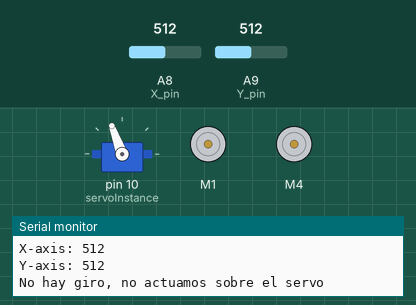
Simulated run of this sketch. Board: Arduino Mega 2560, built with avr-gcc and run on an emulated ATmega2560. Parts: servo, 2 × DC motor (green arrow = forward, orange = backward, longer = faster), the last lines printed to the serial monitor. The inputs (shaded band) are chosen by the test bench; at power-on: A8 (X_pin) = 512, A9 (Y_pin) = 512.

Above: at 3.2 s.
3.3 s: A8 (X_pin) set to 716
At 4.3 s:
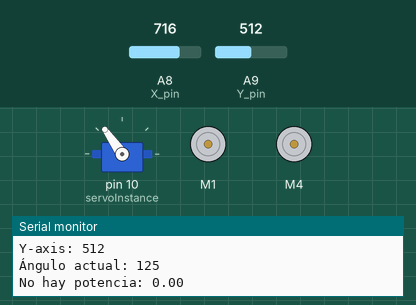
4.9 s: A9 (Y_pin) set to 716
At 5.4 s:
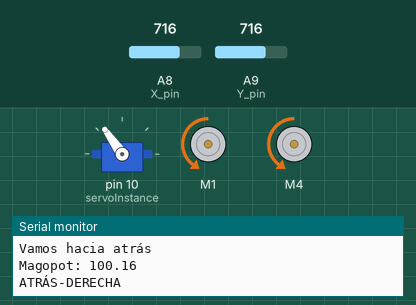
6.5 s: A8 (X_pin) set to 540
At 7.4 s:
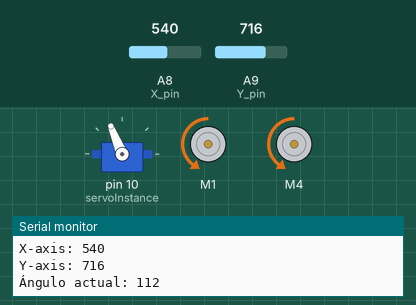
8.0 s: A9 (Y_pin) set to 590
At 9.3 s:
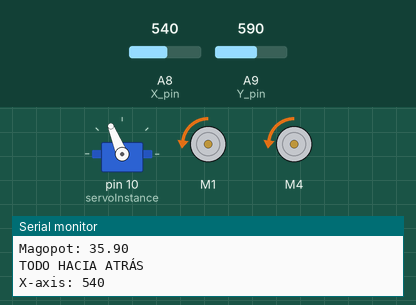
9.6 s: A9 (Y_pin) set to 560
11.1 s: A8 (X_pin) set to 306
At 12.0 s:
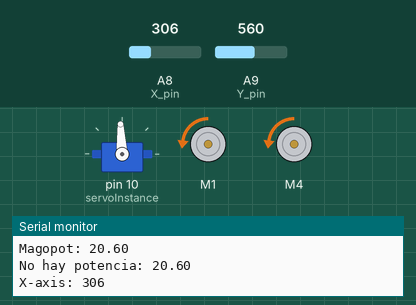
Timing chart, 0 to 13.7 s (numbered marks = the images above; inputs shaded):
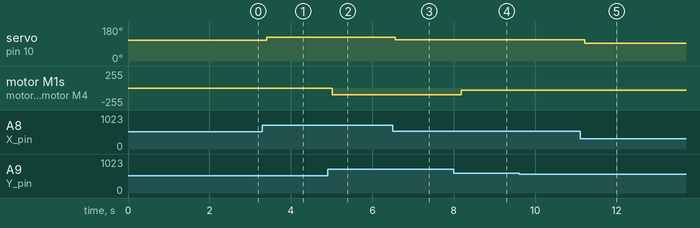

The sketch:

Control_coche_mejora1.ino
```cpp
  #include <Servo.h>
  #include <AFMotor.h>

  // Crear un objeto "servo" para controlar un servo.
  Servo servoInstance;

  //Inicializar motores y asignar el nombre de cada motor a los pins del SHIELD
  AF_DCMotor motorRH(1);
  AF_DCMotor motorLH(4);

  //Asignación de pins de la placa a los elementos
  const int X_pin = 8; // pin analógico 8 conectado a salida X del joystick
  const int Y_pin = 9; // pin analógico 9 conectado a salida Y del joystick
  const int SW_pin = 40; // digital pin connected to switch output

  //Variables de diseño
  int x_dir=0;
  int y_dir=0;
  int ang = 0;    // variable de posición del servo, que se asigna directamente al servo
  int potRH = 0;  //variable de potencia del motor derecho, que se asigna directamente al motor
  int potLH = 0;  //variable de potencia del motor izquierdo, que se asigna directamente al motor
  double magoang = 0;  //variable para calcular el angulo de servo
  double magopot = 0; //variable para calcular la potencia del motor
  double pot = 0;    //potencia INTERMEDIA, para calcular la potencia de la rueda de dentro

void setup() {

  //Asignamos el objeto servo al pin 10 (SHIELD; SERVO 1)
  servoInstance.attach(10);
  //Inicializamos la posición del servo
  servoInstance.write(110);

  //Inicializamos los motores (encendido y apagado)
  motorRH.setSpeed(250);     //encendemos motores
  motorLH.setSpeed(250);
  motorRH.run(RELEASE);      //apagamos motores
  motorLH.run(RELEASE);

  //Dejamos un tiempo hasta que empiece el loop
  delay(2000);

  //Comenzamos la monitorización
  Serial.begin(9600);
}

void loop() {

  //LECTURA DE LAS ENTRADAS DEL JOYSTICK
  //Leemos los datos del joystick y se lo asignamos a las variables
  x_dir=analogRead(X_pin);
  y_dir=analogRead(Y_pin);

  //Comprobamos entradas
  Serial.print("X-axis: ");
  Serial.println(x_dir);                          //direccion X
  Serial.print("Y-axis: ");
  Serial.println(y_dir);                          //direccion Y

  // POSICIÓN DEL SERVO

  //Calculo del angulo del servo segun entrada de joystick
  magoang=70+x_dir*0.0782;


  //Comprobamos rango seguro del servo
  if (magoang>65 && magoang<155){                 //Es seguro
    if (magoang<108 || magoang>112) {             //Seguro, y se detecta que hay un giro
      ang=int(magoang);                           //Convertimos el valor del ángulo en entero
      servoInstance.write(ang);                   //Asignamos el ángulo al servo
      delay(50);
    }
    else {                                        //Seguro, pero no hay giro
      switch (ang){
        case 110:
          Serial.println("No hay giro, no actuamos sobre el servo");          //Sacamos en pantalla que no hay giro.
          break;
        default:
          ang=110;                                //Asignamos angulo neutro a 'ang', para que lo lea después y no actúe sobre el servo.
          servoInstance.write(ang);               //Asignamos el ángulo NEUTRO al servo
          delay(50);
          Serial.println("No hay giro pero vamos al reposo"); //Sacamos en pantalla que no hay giro.
          break;
      }
    }
    Serial.print("Ángulo actual: ");              //Sacamos en pantalla el ángulo actual.
    Serial.println(ang);
    delay(50);
  }
  else {                                          //No es seguro
  servoInstance.write(110);                       //Posición de reposo para el servo
  Serial.print("Ángulo no seguro: ");             //Sacamos en pantalla que el ángulo no es seguro.
  Serial.println(ang);
  Serial.println("Rectificar software");
  delay(10000);
  }


  //POTENCIA A LAS RUEDAS (VAMOS HACIA ATRÁS)

  if (y_dir>550){
    Serial.println("Vamos hacia atrás");          //Sacamos en pantalla la dirección que tomamos.
    //Cálculo de la potencia demandada
    magopot=0.510*y_dir-265;
    Serial.print("Magopot: ");
    Serial.println(magopot);


    //Entramos en rango seguro de potencia
    if (magopot<=255 && magopot >=30){
      if (ang>=108 && ang<=112){                  //Vamos en RECTO. Toda la potencia a las dos ruedas.

        potRH=int(magopot);                       //Transformamos en entero el valor de la potencia.
        motorRH.run(BACKWARD);                    //Motor derecho va hacia atrás a tope
        motorRH.setSpeed(potRH);

        potLH=int(magopot);                       //Transformamos en entero el valor de la potencia.
        motorLH.run(BACKWARD);                    //Motor izquierdo va hacia atrás a tope
        motorLH.setSpeed(potLH);

        Serial.println("TODO HACIA ATRÁS");       //Sacamos en pantalla que vamos a tope hacia atrás.
        delay(50);
      }
      else if (ang<108){                          //GIRAMOS A IZQUIERDA.
        potRH=int(magopot);                       //Motor derecho a tope
        motorRH.run(BACKWARD);                    //Motor derecho va hacia atrás a tope
        motorRH.setSpeed(potRH);

        pot=magopot*(1-125/38*(108-ang)/255);     //calculamos la potencia, menor cuanto más giremos a la izquierda.
        potLH=int(pot);                           //Convertimos la potencia calculada en entero
        motorLH.run(BACKWARD);                    //Motor izquierdo va hacia atrás...
        motorLH.setSpeed(potLH);                  //con la potencia calculada

        Serial.println("ATRÁS-IZQUIERDA");        //ATRAS-IZQUIERDA en pantalla
        Serial.print("Potencia reducida: ");      //Valor potencia reducida en pantalla
        Serial.println(potLH);
        delay(50);
      }
      else if (ang>112){                          //Giramos a la DERECHA.
        potLH=int(magopot);                       //Potencia motor izquierdo a tope
        motorLH.run(BACKWARD);                    //Motor izquierdo va hacia atrás a tope
        motorLH.setSpeed(potLH);

        pot=magopot*(1-125/38*(ang-112)/255);     //calculamos la potencia, menor cuanto más giremos a la derecha.
        potRH=int(pot);                           //Convertimos la potencia calculada en entero
        motorRH.run(BACKWARD);                    //Motor derecho va hacia atrás...
        motorRH.setSpeed(potRH);                  //con la potencia calculada

        Serial.println("ATRÁS-DERECHA");          //ATRAS-DERECHA en pantalla
        Serial.print("Potencia reducida: ");      //Valor potencia reducida en pantalla
        Serial.println(potRH);
        delay(50);
      }
    }
    else if (magopot > 255){                                        //Si la potencia no es segura
      Serial.print("Potencia no segura: ");       //Sacamos en pantalla que la potencia no es segura.
      Serial.println(magopot);
      motorRH.run(RELEASE);                       //Paramos los motores
      motorRH.setSpeed(0);
      motorLH.run(RELEASE);
      motorLH.setSpeed(0);
      delay(1000);
    }
    else {
      Serial.print("No hay potencia: ");       //Sacamos en pantalla que la potencia no es segura.
      Serial.println(magopot);
    }
  }

  //POTENCIA A LAS RUEDAS (VAMOS HACIA ADELANTE)

  else if (y_dir<500){
    Serial.println("Vamos hacia adelante");      //Sacamos en pantalla la dirección que tomamos.
    //Cálculo de la potencia demandada
    magopot=255-0.5*y_dir;
    Serial.print("Magopot: ");
    Serial.println(magopot);
    //delay(500);
    //Entramos en rango seguro de potencia
    if (magopot<=255 && magopot >=30){
      if (ang>=108 && ang<=112){                //Vamos en RECTO. Toda la potencia a las dos ruedas.

        potRH=int(magopot);                     //Transformamos en entero el valor de la potencia.
        motorRH.run(FORWARD);                   //Motor derecho va hacia adelante a tope
        motorRH.setSpeed(potRH);

        potLH=int(magopot);                     //Transformamos en entero el valor de la potencia.
        motorLH.run(FORWARD);                   //Motor izquierdo va hacia adelante a tope
        motorLH.setSpeed(potLH);

        Serial.println("TODO HACIA ADELANTE");  //Sacamos en pantalla que vamos a tope hacia adelante.
        delay(50);
      }
      else if (ang<108){                        //Giramos a la IZQUIERDA.
        potRH=int(magopot);                     //Motor derecho a tope
        motorRH.run(FORWARD);                   //Motor derecho va hacia adelante a tope
        motorRH.setSpeed(potRH);

        pot=magopot*(1-125/38*(108-ang)/255);   //Motor izquierdo: calculamos la potencia, menor cuanto más giremos a la izquierda.
        potLH=int(pot);                         //Convertimos la potencia calculada en entero
        motorLH.run(FORWARD);                   //Motor izquierdo va hacia adelante...
        motorLH.setSpeed(potLH);                //con la potencia calculada

        Serial.println("ADELANTE-IZQUIERDA");   //ADELANTE-IZQUIERDA en pantalla
        Serial.print("Potencia reducida: ");    //Valor potencia reducida en pantalla
        Serial.println(potLH);
        delay(50);
      }
      else if (ang>112){                        //Giramos a la DERECHA.
        potLH=int(magopot);                     //Potencia motor izquierdo a tope
        motorLH.run(FORWARD);                   //Motor izquierdo va hacia adelante a tope
        motorLH.setSpeed(potLH);

        pot=magopot*(1-125/38*(ang-112)/255);   //Motor derecho: calculamos la potencia, menor cuanto más giremos a la derecha.
        potRH=int(pot);                         //Convertimos la potencia calculada en entero
        motorRH.run(FORWARD);                   //Motor derecho va hacia adelante...
        motorRH.setSpeed(potRH);                //con la potencia calculada

        Serial.println("ADELANTE-DERECHA");     //ATRAS-DERECHA en pantalla
        Serial.print("Potencia reducida: ");    //Valor potencia reducida en pantalla
        Serial.println(potRH);
        delay(50);
      }
    }
    else if (magopot > 255){                                        //Si la potencia no es segura
      Serial.print("Potencia no segura: ");       //Sacamos en pantalla que la potencia no es segura.
      Serial.println(magopot);
      motorRH.run(RELEASE);                       //Paramos los motores
      motorRH.setSpeed(0);
      motorLH.run(RELEASE);
      motorLH.setSpeed(0);
      delay(1000);
    }
    else {
      Serial.print("No hay potencia: ");       //Sacamos en pantalla que la potencia no es segura.
      Serial.println(magopot);
    }
  }
  else {
    Serial.print("No hay potencia: ");       //Sacamos en pantalla que la potencia no es segura.
    Serial.println(magopot);
    motorRH.run(RELEASE);                       //Paramos los motores
    motorRH.setSpeed(0);
    motorLH.run(RELEASE);
    motorLH.setSpeed(0);
    delay(50);
  }
}
```

Measured:
- after the input at 3.3 s, servo on pin 10 (servoInstance): 110° → 125° after 0.10 s
- after the input at 4.9 s, motor M1, motor M4: stopped → backward 100/255 after 0.12 s
- after the input at 6.5 s, servo on pin 10 (servoInstance): 125° → 112° after 0.06 s
- after the input at 8.0 s, motor M1, motor M4: backward 100/255 → backward 35/255 after 0.18 s
- after the input at 11.1 s, servo on pin 10 (servoInstance): 112° → 93° after 0.12 s
